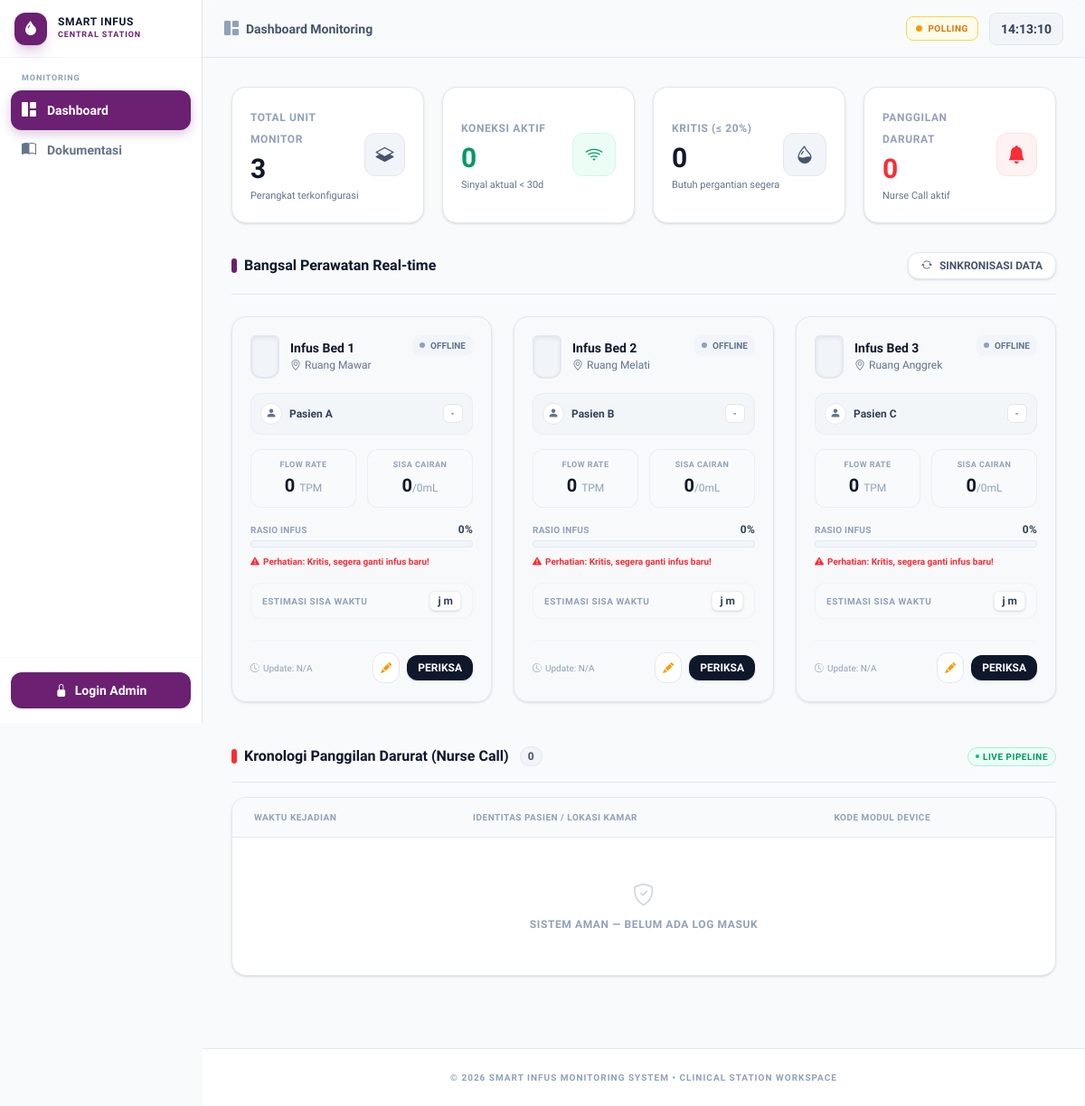
The page / on the database its author committed.
### tables this page shows
CREATE TABLE IF NOT EXISTS `devices` (
  `id`           INT(11)      NOT NULL AUTO_INCREMENT,
  `device_id`    VARCHAR(50)  NOT NULL UNIQUE,
  `nama`         VARCHAR(100) NOT NULL DEFAULT 'Infus',
  `lokasi`       VARCHAR(100) NOT NULL DEFAULT '-',
  `pasien`       VARCHAR(100) NOT NULL DEFAULT '-',
  `no_suster`    VARCHAR(20)  NOT NULL DEFAULT '',
  `no_keluarga`  VARCHAR(20)  NOT NULL DEFAULT '',
  `aktif`        TINYINT(1)   NOT NULL DEFAULT 1,
  `created_at`   TIMESTAMP    NOT NULL DEFAULT CURRENT_TIMESTAMP,
  PRIMARY KEY (`id`)
);

### index.php (the view, shortened to what this page needs)
<?php
$db = getDB();
$stmt = $db->query("
    SELECT
        d.id, d.device_id, d.nama, d.lokasi, d.pasien,
        i.tpm, i.volume_sisa, i.volume_awal, i.persen,
        i.estimasi_jam, i.estimasi_mnt, i.total_tetes,
        i.nurse_call, i.mode, i.created_at AS last_update
    FROM devices d
    LEFT JOIN infus_data i
        ON i.id = (
            SELECT id FROM infus_data
            WHERE device_id = d.device_id
            ORDER BY created_at DESC LIMIT 1
        )
    WHERE d.aktif = 1
    ORDER BY d.id ASC
");
$devices = $stmt->fetchAll();
$totalDevices   = count($devices);
$nurseCallCount = 0;
$lowVolumeCount = 0;
$onlineCount    = 0;
$logStmt = $db->query("
    SELECT n.*, d.nama, d.lokasi, d.pasien
    FROM nurse_call_log n
    LEFT JOIN devices d ON d.device_id = n.device_id
    ORDER BY n.created_at DESC
    LIMIT 20
");
$nurseLogs = $logStmt->fetchAll();
?>
<!DOCTYPE html>
<html lang="id">
<head>
  <link rel="stylesheet" href="assets/css/style.css" />
  <link rel="stylesheet" href="https://cdn.jsdelivr.net/npm/bootstrap-icons@1.11.3/font/bootstrap-icons.min.css" />
</head>
<body class="bg-slate-50 text-slate-800 min-h-screen flex flex-col selection:bg-primary/10 selection:text-primary">
  <?php $showSseIndicator = true; require __DIR__ . '/config/navbar.php'; ?>
  <main class="max-w-7xl mx-auto w-full px-4 sm:px-6 lg:px-8 py-8 flex-1">
    <div class="grid grid-cols-1 sm:grid-cols-2 lg:grid-cols-4 gap-5 mb-8">
      <div class="bg-white border border-slate-200 p-5 rounded-2xl shadow-sm flex items-center justify-between">
        <div>
          <span class="text-xs font-bold text-slate-400 uppercase tracking-wider">Total Unit Monitor</span>
          <div id="stat-total" class="text-3xl font-extrabold text-slate-900 mt-1"><?= $totalDevices ?></div>
          <p class="text-[11px] text-slate-500 mt-1">Perangkat terkonfigurasi</p>
        </div>
        <div class="w-12 h-12 bg-slate-100 text-slate-600 rounded-xl flex items-center justify-center border border-slate-200">
          <i class="bi bi-layers-half text-xl"></i>
        </div>
      </div>
      <div class="bg-white border border-slate-200 p-5 rounded-2xl shadow-sm flex items-center justify-between">
        <div>
          <span class="text-xs font-bold text-slate-400 uppercase tracking-wider">Koneksi Aktif</span>
          <div id="stat-online" class="text-3xl font-extrabold text-emerald-600 mt-1"><?= $onlineCount ?></div>
          <p class="text-[11px] text-slate-500 mt-1">Sinyal aktual &lt; 30d</p>
        </div>
        <div class="w-12 h-12 bg-emerald-50 text-emerald-600 rounded-xl flex items-center justify-center border border-emerald-100">
          <i class="bi bi-wifi text-xl"></i>
        </div>
      </div>
      <div class="bg-white border border-slate-200 p-5 rounded-2xl shadow-sm flex items-center justify-between">
        <div>
          <span class="text-xs font-bold text-slate-400 uppercase tracking-wider">Kritis (&le; 20%)</span>
          <div id="stat-low" class="text-3xl font-extrabold <?= $lowVolumeCount > 0 ? 'text-amber-500' : 'text-slate-900' ?> mt-1"><?= $lowVolumeCount ?></div>
          <p class="text-[11px] text-slate-500 mt-1">Butuh pergantian segera</p>
        </div>
        <div class="w-12 h-12 <?= $lowVolumeCount > 0 ? 'bg-amber-50 text-amber-500 border-amber-100' : 'bg-slate-100 text-slate-600 border-slate-200' ?> rounded-xl flex items-center justify-center border">
          <i class="bi bi-droplet-half text-xl"></i>
        </div>
      </div>
      <div id="stat-nurse-card" class="border p-5 rounded-2xl shadow-sm flex items-center justify-between transition-all <?= $nurseCallCount > 0 ? 'bg-red-500 text-white border-red-600 shadow-lg shadow-red-500/20' : 'bg-white border-slate-200 text-slate-900' ?>">
        <div>
          <span class="text-xs font-bold uppercase tracking-wider <?= $nurseCallCount > 0 ? 'text-red-100' : 'text-slate-400' ?>">Panggilan Darurat</span>
          <div id="stat-nurse" class="text-3xl font-extrabold mt-1 <?= $nurseCallCount > 0 ? 'text-white' : 'text-red-500' ?>"><?= $nurseCallCount ?></div>
          <p class="text-[11px] mt-1 <?= $nurseCallCount > 0 ? 'text-red-100' : 'text-slate-500' ?>">Nurse Call aktif</p>
        </div>
        <div class="w-12 h-12 rounded-xl flex items-center justify-center border <?= $nurseCallCount > 0 ? 'bg-white/20 border-white/30 text-white animate-bounce' : 'bg-red-50 text-red-500 border-red-100' ?>">
          <i class="bi bi-bell-fill text-xl"></i>
        </div>
      </div>
    </div>
    <div class="flex flex-col sm:flex-row sm:items-center sm:justify-between border-b border-slate-200 pb-4 mb-6 gap-3">
      <div>
        <h2 class="text-base font-bold text-slate-900 flex items-center gap-2">
          <span class="w-1.5 h-4 bg-primary rounded-full inline-block"></span>
          Bangsal Perawatan Real-time
        </h2>
      </div>
      <button onclick="refreshAll()" class="inline-flex w-fit items-center gap-2 px-3.5 py-1.5 bg-white border border-slate-200 hover:border-slate-300 rounded-xl text-xs font-bold text-slate-600 shadow-sm cursor-pointer hover:bg-slate-50 active:scale-95 transition-all">
        <i class="bi bi-arrow-repeat"></i> SINKRONISASI DATA
      </button>
    </div>
    <div class="grid grid-cols-1 md:grid-cols-2 lg:grid-cols-3 gap-6">
      <?php foreach ($devices as $dev):
        $persen      = $dev['persen'] ?? 0;
        $isOnline    = $dev['last_update'] && (strtotime($dev['last_update']) >= time() - 30);
        $isNurse     = (bool)$dev['nurse_call'] && $isOnline;
        if (!$isOnline) {
          $statusColor = 'border-slate-200 bg-slate-50/50';
        } elseif ($isNurse) {
          $statusColor = 'border-red-500 ring-4 ring-red-500/10 bg-red-50/30';
          $barColor    = 'bg-red-500';
          $liquidColor = 'bg-red-400';
        } elseif ($persen > 30) {
          $statusColor = 'border-cyan-200 hover:border-cyan-300 bg-cyan-50/10';
          $barColor    = 'bg-cyan-500';
          $liquidColor = 'bg-cyan-400';
        } elseif ($persen > 20) {
          $statusColor = 'border-amber-200 hover:border-amber-300 bg-amber-50/10';
          $barColor    = 'bg-amber-500';
          $liquidColor = 'bg-amber-400';
        } else {
          $statusColor = 'border-red-400 ring-4 ring-red-500/5 bg-red-50/20';
          $barColor    = 'bg-red-500';
          $liquidColor = 'bg-red-400';
        }
      ?>
        <div id="card-<?= htmlspecialchars($dev['device_id']) ?>"
          data-pasien="<?= htmlspecialchars($dev['pasien']) ?>"
          data-lokasi="<?= htmlspecialchars($dev['lokasi']) ?>"
          data-last-created-at="<?= htmlspecialchars($dev['last_update'] ?? '') ?>"
          class="border rounded-2xl p-5 relative overflow-hidden shadow-sm flex flex-col justify-between transition-all <?= $statusColor ?>">
          <div>
            <div class="flex items-start justify-between gap-2 mb-4">
              <div class="flex items-center gap-3">
                <div class="w-8 h-12 bg-slate-100 border-2 border-slate-200 rounded-t-md rounded-b-xl relative overflow-hidden shrink-0 shadow-inner">
                  <div data-role="bottle-liquid"
                    style="position:absolute; bottom:0; left:0; right:0; width:100%; height:<?= $persen ?>%; background:<?= !$isOnline ? '#94a3b8' : ($isNurse ? '#ef4444' : ($persen > 30 ? '#06b6d4' : ($persen > 20 ? '#f59e0b' : '#ef4444'))) ?>; transition:height 1s ease-in-out;">
                    <div style="width:100%; height:4px; background:rgba(255,255,255,0.2); position:absolute; top:0;"></div>
                  </div>
                </div>
                <div>
                  <h3 class="text-sm font-bold text-slate-900 leading-tight"><?= htmlspecialchars($dev['nama']) ?></h3>
                  <p class="text-xs text-slate-500 flex items-center gap-1 mt-0.5">
                    <i class="bi bi-geo-alt"></i><?= htmlspecialchars($dev['lokasi']) ?>
                  </p>
                </div>
              </div>
              <div class="flex flex-col items-end gap-1.5">
                <span data-role="online-badge" class="inline-flex items-center px-2 py-1 rounded-lg text-[10px] font-black <?= $isOnline ? 'bg-emerald-100 text-emerald-700' : 'bg-slate-100 text-slate-500' ?>">
                  <span class="w-1.5 h-1.5 rounded-full mr-1.5 <?= $isOnline ? 'bg-emerald-500 animate-pulse' : 'bg-slate-400' ?>"></span><?= $isOnline ? 'ONLINE' : 'OFFLINE' ?>
                </span>
              </div>
            </div>
            <div class="bg-slate-100/80 border border-slate-200/60 rounded-xl p-2.5 mb-4 flex items-center justify-between">
              <div class="flex items-center gap-2 truncate">
                <div class="w-6 h-6 bg-white border border-slate-200 rounded-full flex items-center justify-center shrink-0 text-slate-500">
                  <i class="bi bi-person-fill text-xs"></i>
                </div>
                <span class="text-xs font-bold text-slate-700 truncate"><?= htmlspecialchars($dev['pasien']) ?></span>
              </div>
              <span data-role="mode-badge" class="text-[10px] font-extrabold bg-white px-2 py-0.5 rounded-md border border-slate-200 text-slate-500 uppercase tracking-wide"><?= htmlspecialchars($dev['mode'] ?? '-') ?></span>
            </div>
            <div class="grid grid-cols-2 gap-3 mb-4">
              <div class="bg-slate-50 border border-slate-200/60 rounded-xl p-2.5 text-center">
                <span class="text-[9px] font-bold text-slate-400 tracking-wider uppercase block">Flow Rate</span>
                <div class="text-xl font-black text-slate-900 mt-0.5">
                  <span data-role="tpm-value"><?= number_format($dev['tpm'] ?? 0) ?></span>
                  <span class="text-xs font-medium text-slate-400">TPM</span>
                </div>
              </div>
              <div class="bg-slate-50 border border-slate-200/60 rounded-xl p-2.5 text-center">
                <span class="text-[9px] font-bold text-slate-400 tracking-wider uppercase block">Sisa Cairan</span>
                <div class="text-xl font-black text-slate-900 mt-0.5">
                  <span data-role="volume-display"><?= number_format($dev['volume_sisa'] ?? 0) ?></span><span class="text-xs font-medium text-slate-400">/<?= number_format($dev['volume_awal'] ?? 0) ?>mL</span>
                </div>
              </div>
            </div>
            <div class="mb-4">
              <div class="flex items-center justify-between text-[10px] font-bold text-slate-400 uppercase tracking-wide mb-1">
                <span>Rasio Infus</span>
                <span data-role="persen-text" class="text-slate-700 font-extrabold text-xs"><?= number_format($persen, 0) ?>%</span>
              </div>
              <div class="w-full h-2 bg-slate-100 border border-slate-200/80 rounded-full overflow-hidden">
              </div>
              <div data-role="low-warning" class="mt-2 text-[10px] font-bold text-red-500 flex items-center gap-1 <?= $persen <= 20 ? '' : 'hidden' ?>">
                <i class="bi bi-exclamation-triangle-fill"></i> Perhatian: Kritis, segera ganti infus baru!
              </div>
            </div>
            <div class="bg-slate-50/60 border border-slate-200/40 rounded-xl px-3 py-2 flex items-center justify-between mb-4">
              <span class="text-[10px] font-bold text-slate-400 uppercase tracking-wider">Estimasi Sisa Waktu</span>
              <span data-role="estimasi-value" class="text-xs font-extrabold text-slate-700 bg-white px-2 py-0.5 rounded-md border border-slate-200/60 shadow-sm tabular-nums">
                <?= $dev['estimasi_jam'] ?>j <?= $dev['estimasi_mnt'] ?>m
              </span>
            </div>
          </div>
          <div class="flex items-center justify-between pt-3 border-t border-slate-100 mt-2">
            <span data-role="last-update" class="text-[10px] font-medium text-slate-400 flex items-center gap-1">
              <i class="bi bi-clock-history"></i> Update: <?= $dev['last_update'] ? date('H:i:s', strtotime($dev['last_update'])) : 'N/A' ?>
            </span>
            <div class="flex items-center gap-2">
              <a href="devices.php?edit=<?= urlencode($dev['device_id']) ?>" class="p-2 bg-white border border-slate-200 hover:border-amber-300 rounded-xl text-amber-500 hover:bg-amber-50 active:scale-90 transition-all text-xs" title="Edit Device">
                <i class="bi bi-pencil-fill"></i>
              </a>
              <a href="detail.php?id=<?= urlencode($dev['device_id']) ?>" class="px-3 py-1.5 bg-slate-900 hover:bg-slate-800 text-white rounded-xl text-xs font-bold shadow-sm active:scale-95 transition-all">
                PERIKSA
              </a>
            </div>
          </div>
        </div>
      <?php endforeach; ?>
    </div>
    <div class="mt-12">
      <div class="flex items-center justify-between border-b border-slate-200 pb-4 mb-4">
        <h2 class="text-base font-bold text-slate-900 flex items-center gap-2">
          <span class="w-1.5 h-4 bg-red-500 rounded-full inline-block"></span>
          Kronologi Panggilan Darurat (Nurse Call)
          <span id="nurse-log-count" class="text-xs bg-slate-100 border border-slate-200 text-slate-600 px-2 py-0.5 rounded-full font-bold ml-1"><?= count($nurseLogs) ?></span>
        </h2>
        <span class="text-[10px] font-bold text-emerald-600 bg-emerald-50 border border-emerald-200 rounded-full px-2 py-0.5 flex items-center gap-1 tracking-wider">
          <span class="w-1 h-1 bg-emerald-500 rounded-full animate-ping"></span> LIVE PIPELINE
        </span>
      </div>
      <div class="bg-white border border-slate-200 rounded-2xl shadow-sm overflow-hidden">
        <div class="overflow-x-auto">
          <table class="w-full text-left border-collapse">
            <thead>
              <tr class="bg-slate-50 border-b border-slate-200 text-[10px] font-bold text-slate-400 tracking-wider uppercase">
                <th class="py-3.5 px-6">Waktu Kejadian</th>
                <th class="py-3.5 px-6">Identitas Pasien / Lokasi Kamar</th>
                <th class="py-3.5 px-6">Kode Modul Device</th>
              </tr>
            </thead>
            <tbody id="nurse-log-tbody" class="divide-y divide-slate-100 text-sm">
              <?php if (empty($nurseLogs)): ?>
                <tr>
                  <td colspan="3" class="py-12 text-center text-xs font-bold text-slate-400 tracking-wider uppercase">
                    <i class="bi bi-shield-check text-2xl block text-slate-300 mb-2"></i>
                    Sistem Aman — Belum Ada Log Masuk
                  </td>
                </tr>
              <?php endif; ?>
            </tbody>
          </table>
        </div>
      </div>
    </div>
  </main>
  <footer class="bg-white border-t border-slate-200 py-6 mt-12 text-center">
    <p class="text-[10px] font-bold text-slate-400 uppercase tracking-widest">&copy; <?= date('Y') ?> Smart Infus Monitoring System &bull; Clinical Station Workspace</p>
  </footer>
</body>
</html>

### rows shown on the page
devices: nama "Infus Bed 1", lokasi "Ruang Mawar", pasien "Pasien A", mode "-", tpm "0", volume_sisa "0", volume_awal "0", persen "0"
devices: nama "Infus Bed 2", lokasi "Ruang Melati", pasien "Pasien B", mode "-", tpm "0", volume_sisa "0", volume_awal "0", persen "0"
devices: nama "Infus Bed 3", lokasi "Ruang Anggrek", pasien "Pasien C", mode "-", tpm "0", volume_sisa "0", volume_awal "0", persen "0"

### other values the page prints
$label "Dashboard"
$pageTitle['label'] "Dashboard Monitoring"
$totalDevices "3"
$onlineCount "0"
$lowVolumeCount "0"
$nurseCallCount "0"
count($nurseLogs) "0"
